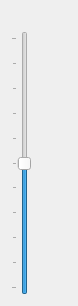
<?xml version="1.0" encoding="UTF-8"?>
<ui version="4.0">
 <class>W_PwmControl</class>
 <widget class="QWidget" name="W_PwmControl">
  <property name="geometry">
   <rect>
    <x>0</x>
    <y>0</y>
    <width>78</width>
    <height>306</height>
   </rect>
  </property>
  <property name="windowTitle">
   <string>Pwm Control</string>
  </property>
  <layout class="QVBoxLayout" name="verticalLayout">
   <item>
    <widget class="QLabel" name="L_Label">
     <property name="sizePolicy">
      <sizepolicy hsizetype="Expanding" vsizetype="Maximum">
       <horstretch>0</horstretch>
       <verstretch>0</verstretch>
      </sizepolicy>
     </property>
     <property name="text">
      <string/>
     </property>
    </widget>
   </item>
   <item>
    <widget class="QSlider" name="VS_Pulse">
     <property name="sizePolicy">
      <sizepolicy hsizetype="Maximum" vsizetype="Expanding">
       <horstretch>0</horstretch>
       <verstretch>0</verstretch>
      </sizepolicy>
     </property>
     <property name="minimum">
      <number>-500</number>
     </property>
     <property name="maximum">
      <number>500</number>
     </property>
     <property name="value">
      <number>0</number>
     </property>
     <property name="orientation">
      <enum>Qt::Vertical</enum>
     </property>
     <property name="tickPosition">
      <enum>QSlider::TicksAbove</enum>
     </property>
     <property name="tickInterval">
      <number>100</number>
     </property>
    </widget>
   </item>
  </layout>
 </widget>
 <resources/>
 <connections/>
</ui>
